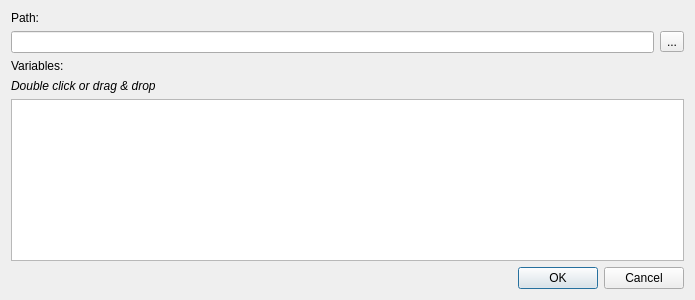
<?xml version="1.0" encoding="UTF-8"?>
<ui version="4.0">
 <class>TextEditorDialog</class>
 <widget class="QDialog" name="TextEditorDialog">
  <property name="geometry">
   <rect>
    <x>0</x>
    <y>0</y>
    <width>695</width>
    <height>300</height>
   </rect>
  </property>
  <property name="windowTitle">
   <string>Edit Path</string>
  </property>
  <layout class="QVBoxLayout" name="verticalLayout">
   <item>
    <widget class="QFrame" name="frame">
     <property name="frameShape">
      <enum>QFrame::NoFrame</enum>
     </property>
     <property name="frameShadow">
      <enum>QFrame::Raised</enum>
     </property>
     <layout class="QVBoxLayout" name="verticalLayout_2">
      <property name="leftMargin">
       <number>0</number>
      </property>
      <property name="topMargin">
       <number>0</number>
      </property>
      <property name="rightMargin">
       <number>0</number>
      </property>
      <property name="bottomMargin">
       <number>0</number>
      </property>
      <item>
       <widget class="QLabel" name="lbl_name">
        <property name="text">
         <string>Path:</string>
        </property>
       </widget>
      </item>
      <item>
       <widget class="QFrame" name="frame_2">
        <property name="frameShape">
         <enum>QFrame::NoFrame</enum>
        </property>
        <property name="frameShadow">
         <enum>QFrame::Raised</enum>
        </property>
        <layout class="QHBoxLayout" name="horizontalLayout">
         <property name="leftMargin">
          <number>0</number>
         </property>
         <property name="topMargin">
          <number>0</number>
         </property>
         <property name="rightMargin">
          <number>0</number>
         </property>
         <property name="bottomMargin">
          <number>0</number>
         </property>
         <item>
          <widget class="QLineEdit" name="txt_value"/>
         </item>
         <item>
          <widget class="QToolButton" name="btn_select_path">
           <property name="text">
            <string>...</string>
           </property>
           <property name="icon">
            <iconset theme="folder-open"/>
           </property>
          </widget>
         </item>
        </layout>
       </widget>
      </item>
      <item>
       <widget class="QLabel" name="label">
        <property name="text">
         <string>Variables:</string>
        </property>
       </widget>
      </item>
      <item>
       <widget class="QLabel" name="label_2">
        <property name="text">
         <string>&lt;em&gt;Double click or drag &amp; drop&lt;/em&gt;</string>
        </property>
        <property name="textFormat">
         <enum>Qt::MarkdownText</enum>
        </property>
       </widget>
      </item>
      <item>
       <widget class="QListView" name="lst_variables">
        <property name="frameShape">
         <enum>QFrame::StyledPanel</enum>
        </property>
        <property name="dragEnabled">
         <bool>true</bool>
        </property>
        <property name="dragDropOverwriteMode">
         <bool>true</bool>
        </property>
        <property name="dragDropMode">
         <enum>QAbstractItemView::DragOnly</enum>
        </property>
       </widget>
      </item>
     </layout>
    </widget>
   </item>
   <item>
    <widget class="QDialogButtonBox" name="buttonBox">
     <property name="orientation">
      <enum>Qt::Horizontal</enum>
     </property>
     <property name="standardButtons">
      <set>QDialogButtonBox::Cancel|QDialogButtonBox::Ok</set>
     </property>
    </widget>
   </item>
  </layout>
 </widget>
 <resources/>
 <connections>
  <connection>
   <sender>buttonBox</sender>
   <signal>accepted()</signal>
   <receiver>TextEditorDialog</receiver>
   <slot>accept()</slot>
   <hints>
    <hint type="sourcelabel">
     <x>248</x>
     <y>254</y>
    </hint>
    <hint type="destinationlabel">
     <x>157</x>
     <y>274</y>
    </hint>
   </hints>
  </connection>
  <connection>
   <sender>buttonBox</sender>
   <signal>rejected()</signal>
   <receiver>TextEditorDialog</receiver>
   <slot>reject()</slot>
   <hints>
    <hint type="sourcelabel">
     <x>316</x>
     <y>260</y>
    </hint>
    <hint type="destinationlabel">
     <x>286</x>
     <y>274</y>
    </hint>
   </hints>
  </connection>
 </connections>
</ui>
